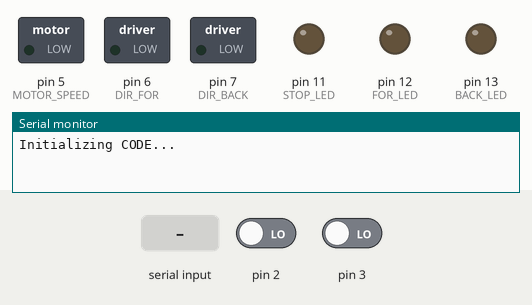
Bench run of a sketch on a simulated Arduino Uno, built with avr-gcc and run on an emulated ATmega328P. Parts: switched loads named in the sketch (green lamp = pin HIGH), output pins drawn as LEDs (lit = HIGH), the last lines printed to the serial monitor. Inputs (shaded band) come from the test bench; at power-on: pin 2 LOW, pin 3 LOW.

Above: at 1.2 s.
1.3 s: pin 2 driven HIGH
At 1.8 s:
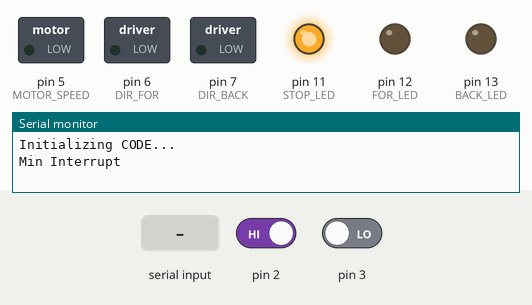
2.8 s: "90,45\n" received over the second serial link
At 4.8 s:
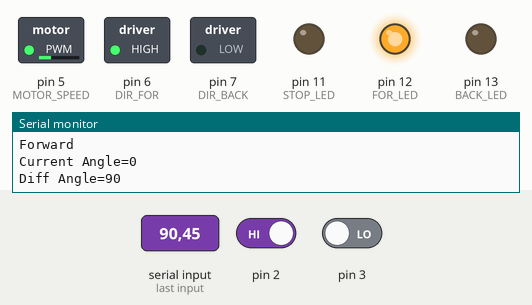
5.2 s: pin 3 driven HIGH
At 6.4 s:
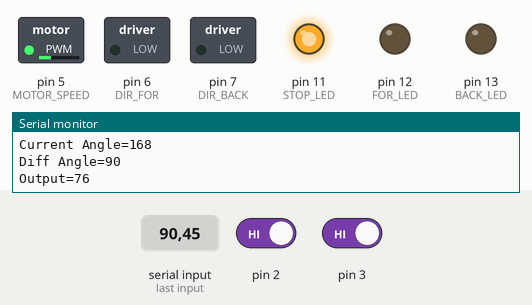
6.7 s: "30,150\n" received over the second serial link
At 8.1 s:
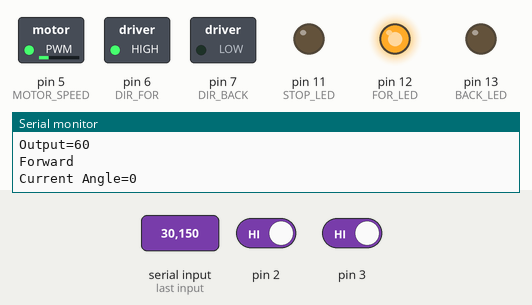
9.3 s: "#" received over Serial
At 9.48 s:
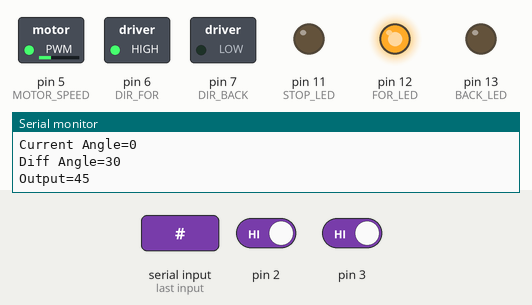
10.8 s: "90,45\n" received over Serial
At 10.99 s:
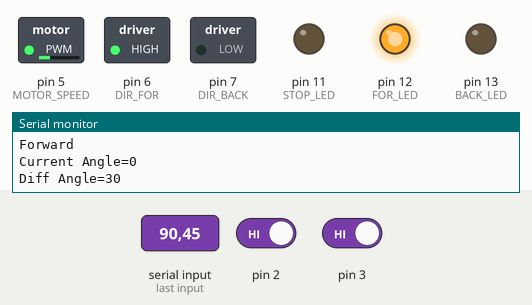
Timing chart, 0 to 13.5 s (numbered marks = the images above; inputs shaded):
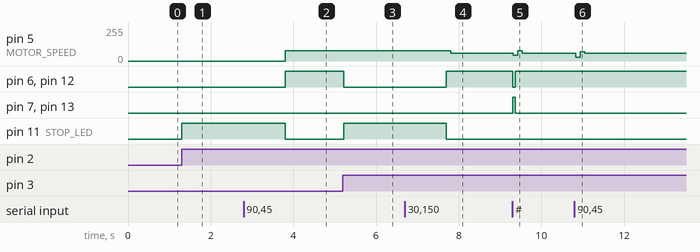

Measured:
- after the input at 1.3 s, pin 11 (STOP_LED): LOW → HIGH at once
- after the input at 2.8 s, pin 5 (MOTOR_SPEED): 0/255 → 76/255 after 1.0 s; pin 6 (DIR_FOR), pin 12 (FOR_LED): LOW → HIGH after 1.0 s; pin 11 (STOP_LED): HIGH → LOW after 1.0 s
- after the input at 5.2 s, pin 6 (DIR_FOR), pin 12 (FOR_LED): HIGH → LOW at once; pin 11 (STOP_LED): LOW → HIGH at once
- after the input at 6.7 s, pin 5 (MOTOR_SPEED): 76/255 → 60/255 after 1.1 s; pin 6 (DIR_FOR), pin 12 (FOR_LED): LOW → HIGH after 1.0 s; pin 11 (STOP_LED): HIGH → LOW after 1.0 s
- after the input at 9.3 s, pin 5 (MOTOR_SPEED): 60/255 → 45/255 at once, → 76/255 0.11 s later, → 60/255 0.11 s later; pin 6 (DIR_FOR), pin 12 (FOR_LED): HIGH → LOW at once, → HIGH 0.06 s later; pin 7 (DIR_BACK), pin 13 (BACK_LED): LOW → HIGH at once, → LOW 0.06 s later
- after the input at 10.8 s, pin 5 (MOTOR_SPEED): 60/255 → 30/255 at once, → 70/255 0.11 s later, → 60/255 0.11 s later

The sketch:

Antenna_Control_System_PID.ino
```cpp
#include <SoftwareSerial.h>         //Including SoftwareSerial library to connect with bluetooth module
#include "Modules.h"                //Including the defined library 'Modules'
#include "PID_v1.h"                 //Including the defined library 'PID_v1.h'

//Define Variables we'll be connecting to
double DesiredAngle=0, CurrentAngle=0,DiffAngle;
volatile double Output;

//Specify the links and initial tuning parameters
double Kp=2, Ki=0, Kd=0.1;

//Creating object from PID library
PID myPID(&CurrentAngle, &Output, &DesiredAngle, Kp, Ki, Kd, DIRECT);

//Bluetooth module for Mobile Application
SoftwareSerial mySerial(RX, TX);

//Declaration of global variables
String inputString = "";        //Variable that holds the recieved string
bool stringComplete = false,PID_flag=false;    //Flag to indicate recieving of string from application or LabView

//ISRs for external interrupt
void Min_Limit_Reached();
void Max_Limit_Reached();

void setup() {
  //Initalizing needed pins as output
  Init();

  //Attaching interrupts at pins 0&1
  attachInterrupt(INTERRUPT_ID1,Min_Limit_Reached,RISING);
  attachInterrupt(INTERRUPT_ID2,Max_Limit_Reached,RISING);

  //Initalizing software serial connection
  mySerial.begin(9600);
  myPID.SetMode(AUTOMATIC);   //Turning on PID
  myPID.SetOutputLimits(Calculate_Speed(MIN_VOLTAGE), Calculate_Speed(MAX_VOLTAGE));  //Setting Limits for the output
}

void loop() {
  //Checking data from applcation
   if(mySerial.available())
  {
    inputString=mySerial.readString();
    stringComplete=true;  //Flag to indicate the completion of the string
  }
  if (stringComplete) //Checking for flag
  {
    DesiredAngle = inputString.toInt();     //Converting to integer
    inputString = "";                       //Clearing string
    stringComplete = false;                 //Clearing Flag
    PID_flag=true;                          //Setting flag to enter loop
    while(PID_flag==true)
    {
      CurrentAngle = Encoder_Read();            //Updating current angle using encoder
      DiffAngle = DesiredAngle - CurrentAngle;
      //Determining direction according to the difference
      if(DiffAngle>0)
      {
        Forward();
      }
      else if(DiffAngle<0)
      {
        Backward();
      }
      myPID.Compute();                          //Calculating error to determine output using PID
      Motor_SetSpeed(abs(Output));  //Setting mootor speed according to calculated output
      Serial_Print(CurrentAngle, DiffAngle, Output);
      if(abs(Output)==0)
      {
        LED_Stop();
        PID_flag=false;
      }
    }
  }
}

//For read from write buffer
void serialEvent()
{
  while (Serial.available()) {
    char inChar = (char)Serial.read();   //Reading character from serial
    if (inChar == '#')                   //Checking for stop bit '#'
    {
      stringComplete = true;             //Setting flag to indicate recieving of string
    }
    if(!stringComplete)
      inputString += inChar;            //Concatenating string until reaching full message
  }
}

//ISR when reaching minimum limit
void Min_Limit_Reached()
{
  Serial.println("Min Interrupt");
  Motor_Stop();
  LED_Stop();
  Output=0;
  CurrentAngle=MIN_ANGLE;
  PID_flag=false;
}
//ISR when reaching maximum limit
void Max_Limit_Reached()
{
  Serial.println("Max Interrupt");
  Motor_Stop();
  LED_Stop();
  Output=0;
  CurrentAngle=MAX_ANGLE;
  PID_flag=false;
}
```

Modules.cpp
```cpp
#include <Arduino.h>
#include "Modules.h"

void Motor_ForwardDirection(void)
{
  digitalWrite(DIR_BACK,LOW);
  digitalWrite(DIR_FOR,HIGH);
}
void Motor_BackwardDirection(void)
{
  digitalWrite(DIR_FOR,LOW);
  digitalWrite(DIR_BACK,HIGH);
}
void Motor_SetSpeed(int Speed)
{
  analogWrite(MOTOR_SPEED,Speed);
}
void Motor_Stop(void)
{
  digitalWrite(DIR_FOR,LOW);
  digitalWrite(DIR_BACK,LOW);
  digitalWrite(MOTOR_SPEED,LOW);
}
void LED_Forward(void)
{
  digitalWrite(BACK_LED,LOW);
  digitalWrite(STOP_LED,LOW);
  digitalWrite(FOR_LED,HIGH);
}
void LED_Backward(void)
{
  digitalWrite(FOR_LED,LOW);
  digitalWrite(STOP_LED,LOW);
  digitalWrite(BACK_LED,HIGH);
}
void LED_Stop(void)
{
  digitalWrite(FOR_LED,LOW);
  digitalWrite(BACK_LED,LOW);
  digitalWrite(STOP_LED,HIGH);
}

void Forward(void)
{
  Motor_ForwardDirection();
  LED_Forward();
  Serial.println("Forward");
}
void Backward(void)
{
  Motor_BackwardDirection();
  LED_Backward();
  Serial.println("Backward");
}
void Stop(void)
{
  Motor_Stop();
  LED_Stop();
  Serial.println("Stop");
}

void Init(void)
{
  //Initalizing needed pins as output
  pinMode(DIR_FOR,OUTPUT);
  pinMode(DIR_BACK,OUTPUT);
  pinMode(MOTOR_SPEED,OUTPUT);
  pinMode(FOR_LED,OUTPUT);
  pinMode(BACK_LED,OUTPUT);
  pinMode(STOP_LED,OUTPUT);

  //Initalizing serial connection
  Serial.begin(9600);
  Serial.println("Initializing CODE...");
}

double Encoder_Read(void)
{
  double Angle=0;     //Angle to be returned
  int Serial_Read=0;  //Variable to read data coming from serial
  while (Serial.available())
  {
    Serial_Read=Serial.read();//Reading from serial
    if(Serial_Read==NEGATIVE_SIGN || Serial_Read==POSITIVE_SIGN) //Checking for stop bits '+' or '-'
      break;
    Angle=Serial_Read;  //Getting angle value from serial
  }
  if(Serial_Read==NEGATIVE_SIGN && Angle>0)
    Angle*=-1;          //Setting the angle to be negative according to the sent sign
  return Angle;
}

int Calculate_Speed(int Voltage)
{
  //Divide voltage by 2 due to OP_Amp amplification
  int Speed=(((Voltage/2.0)*255)/5.0);    //Map the voltage value to the range of analog write function (0->255)
  return Speed;
}

void Serial_Print(int cAngle,int dAngle, int Out)
{
  Serial.print("Current Angle=");
  Serial.println(cAngle);
  Serial.print("Diff Angle=");
  Serial.println(dAngle);
  Serial.print("Output=");
  Serial.println(abs(Out));
}
```

Modules.h
```cpp
#ifndef MODULES_H_
#define MODULES_H_

#define DIR_FOR               6     //Pin for forward direction
#define DIR_BACK              7     //Pin for backward direction
#define MOTOR_SPEED           5     //PWM pin for speed control
#define MIN_VOLTAGE           -3    //Required voltage for low speed
#define MAX_VOLTAGE           3     //Required voltage for high speed
#define INTERRUPT_ID1         0     //External interrupt pin1
#define INTERRUPT_ID2         1     //External interrupt pin2
#define MIN_ANGLE            -168   //Minimum angle
#define MAX_ANGLE             168   //Maximum angle
#define FOR_LED               12    //Indication for forward direction
#define BACK_LED              13    //Indication for backward direction
#define STOP_LED              11    //Indication for stopping motor
#define RX                    9     //RX for bluetooth module
#define TX                    10    //TX for bluetooth module
#define NEGATIVE_SIGN         45    //ASCII code for negative sign
#define POSITIVE_SIGN         43    //ASCII code for positive sign

//Motor Functions
void Motor_ForwardDirection(void);
void Motor_BackwardDirection(void);
void Motor_SetSpeed(int Speed);
void Motor_Stop(void);

//LED Functions
void LED_Forward(void);
void LED_Backward(void);
void LED_Stop(void);

//Direction Functions
void Forward(void);
void Backward(void);
void Stop(void);

//Initialization Function
void Init(void);

//Encoder Functions
double Encoder_Read(void);

//Calculate Functions
int Calculate_Speed(int Voltage);

//Serial Print Function
void Serial_Print(int cAngle,int dAngle, int Out);

#endif
```
